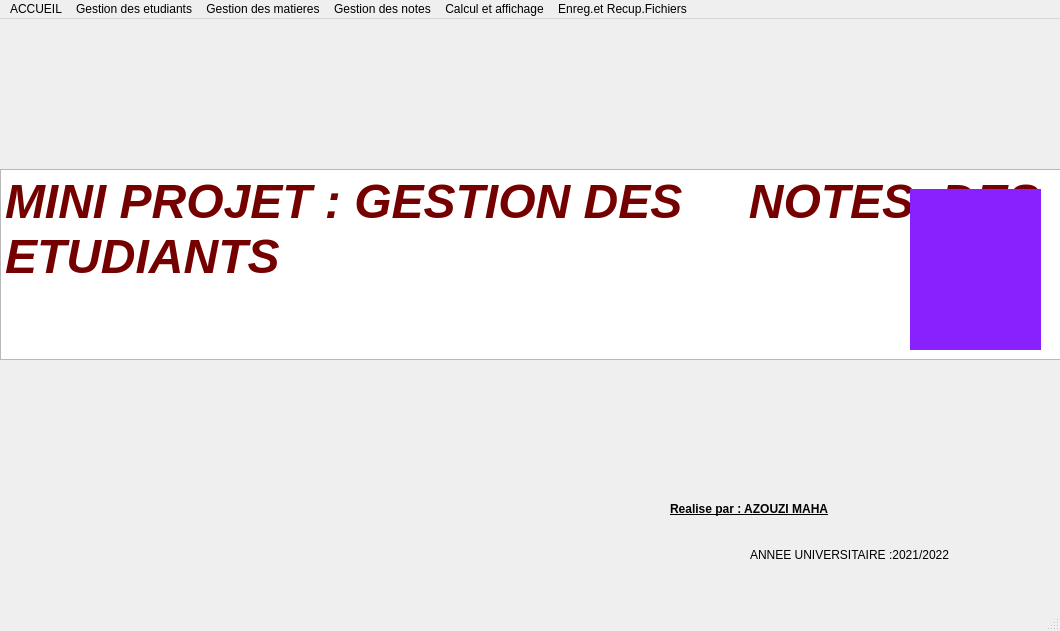
<?xml version="1.0" encoding="UTF-8"?>
<ui version="4.0">
 <class>MainWindow</class>
 <widget class="QMainWindow" name="MainWindow">
  <property name="geometry">
   <rect>
    <x>0</x>
    <y>0</y>
    <width>1060</width>
    <height>631</height>
   </rect>
  </property>
  <property name="windowTitle">
   <string>MainWindow</string>
  </property>
  <property name="styleSheet">
   <string notr="true">alternate-background-color: rgb(61, 85, 55);</string>
  </property>
  <widget class="QWidget" name="centralwidget">
   <widget class="QLabel" name="label">
    <property name="geometry">
     <rect>
      <x>910</x>
      <y>170</y>
      <width>131</width>
      <height>161</height>
     </rect>
    </property>
    <property name="styleSheet">
     <string notr="true">background-color: rgb(137, 33, 255);</string>
    </property>
    <property name="text">
     <string/>
    </property>
    <property name="pixmap">
     <pixmap>../téléchargement.png</pixmap>
    </property>
    <property name="scaledContents">
     <bool>true</bool>
    </property>
   </widget>
   <widget class="QLabel" name="label_3">
    <property name="geometry">
     <rect>
      <x>750</x>
      <y>500</y>
      <width>381</width>
      <height>71</height>
     </rect>
    </property>
    <property name="styleSheet">
     <string notr="true">font: 75 11pt &quot;MS Shell Dlg 2&quot;;</string>
    </property>
    <property name="text">
     <string>ANNEE UNIVERSITAIRE :2021/2022</string>
    </property>
   </widget>
   <widget class="QTextBrowser" name="textBrowser">
    <property name="geometry">
     <rect>
      <x>0</x>
      <y>150</y>
      <width>1071</width>
      <height>191</height>
     </rect>
    </property>
    <property name="styleSheet">
     <string notr="true">font: 26pt &quot;Bernard MT Condensed&quot;;</string>
    </property>
    <property name="html">
     <string>&lt;!DOCTYPE HTML PUBLIC &quot;-//W3C//DTD HTML 4.0//EN&quot; &quot;http://www.w3.org/TR/REC-html40/strict.dtd&quot;&gt;
&lt;html&gt;&lt;head&gt;&lt;meta name=&quot;qrichtext&quot; content=&quot;1&quot; /&gt;&lt;style type=&quot;text/css&quot;&gt;
p, li { white-space: pre-wrap; }
&lt;/style&gt;&lt;/head&gt;&lt;body style=&quot; font-family:'Bernard MT Condensed'; font-size:26pt; font-weight:400; font-style:normal;&quot;&gt;
&lt;p style=&quot; margin-top:0px; margin-bottom:0px; margin-left:0px; margin-right:0px; -qt-block-indent:0; text-indent:0px;&quot;&gt;&lt;span style=&quot; font-family:'MS Shell Dlg 2'; font-size:36pt; font-weight:600; font-style:italic; color:#750000;&quot;&gt;MINI PROJET : GESTION DES     NOTES  DES      ETUDIANTS&lt;/span&gt;&lt;/p&gt;&lt;/body&gt;&lt;/html&gt;</string>
    </property>
   </widget>
   <widget class="QLabel" name="label_2">
    <property name="geometry">
     <rect>
      <x>670</x>
      <y>460</y>
      <width>461</width>
      <height>61</height>
     </rect>
    </property>
    <property name="styleSheet">
     <string notr="true">font: 75 italic 17pt &quot;MS Sans Serif&quot;;
text-decoration: underline;</string>
    </property>
    <property name="text">
     <string>&lt;html&gt;&lt;head/&gt;&lt;body&gt;&lt;p&gt;&lt;span style=&quot; font-weight:600;&quot;&gt;Realise par : AZOUZI MAHA&lt;/span&gt;&lt;/p&gt;&lt;/body&gt;&lt;/html&gt;</string>
    </property>
    <property name="scaledContents">
     <bool>true</bool>
    </property>
   </widget>
   <widget class="QLabel" name="label_4">
    <property name="geometry">
     <rect>
      <x>-10</x>
      <y>-10</y>
      <width>1071</width>
      <height>631</height>
     </rect>
    </property>
    <property name="text">
     <string/>
    </property>
    <property name="pixmap">
     <pixmap>../../Pictures/Capture d’écran 2022-04-09 162455.jpg</pixmap>
    </property>
    <property name="scaledContents">
     <bool>true</bool>
    </property>
   </widget>
   <zorder>label_4</zorder>
   <zorder>textBrowser</zorder>
   <zorder>label_3</zorder>
   <zorder>label_2</zorder>
   <zorder>label</zorder>
  </widget>
  <widget class="QMenuBar" name="menubar">
   <property name="geometry">
    <rect>
     <x>0</x>
     <y>0</y>
     <width>1060</width>
     <height>26</height>
    </rect>
   </property>
   <widget class="QMenu" name="menuACCUEIL">
    <property name="title">
     <string>ACCUEIL</string>
    </property>
   </widget>
   <widget class="QMenu" name="menuGestion_des_etudiants">
    <property name="title">
     <string>Gestion des etudiants</string>
    </property>
    <widget class="QMenu" name="menumise_a_jour_des_etudiants">
     <property name="title">
      <string>mise a jour des etudiants</string>
     </property>
     <widget class="QMenu" name="menusupprimer_etudiant">
      <property name="title">
       <string>supprimer etudiant</string>
      </property>
      <addaction name="actionsuppression_etudiant_donn_e"/>
      <addaction name="actionsuppression_des_etudiants_d_une_section_donn_e"/>
      <addaction name="actionsuppression_des_etudiants_d_un_niveau_donn"/>
      <addaction name="actionsuppression_des_etudiants_d_un_niveau_donn_et_d_une_section_donn_e"/>
     </widget>
     <widget class="QMenu" name="menumodifier_etudiant">
      <property name="title">
       <string>modifier etudiant</string>
      </property>
      <addaction name="actiontelephone"/>
      <addaction name="actionmail"/>
      <addaction name="actionadresse"/>
     </widget>
     <addaction name="actionajouter_etudiant"/>
     <addaction name="menusupprimer_etudiant"/>
     <addaction name="menumodifier_etudiant"/>
    </widget>
    <widget class="QMenu" name="menurecherche_et_affichage">
     <property name="title">
      <string>recherche et affichage</string>
     </property>
     <addaction name="actioncontenu_du_dictionnaire_etudiant"/>
     <addaction name="actionrecherche_par_numero_d_inscription"/>
     <addaction name="actionrecherche_par_section"/>
     <addaction name="actionrecherche_par_section_et_niveau"/>
     <addaction name="actionrecherche_par_niveau"/>
    </widget>
    <addaction name="menumise_a_jour_des_etudiants"/>
    <addaction name="menurecherche_et_affichage"/>
   </widget>
   <widget class="QMenu" name="menuGestion_des_matieres">
    <property name="title">
     <string>Gestion des matieres</string>
    </property>
    <widget class="QMenu" name="menumise_a_jour">
     <property name="title">
      <string>mise a jour</string>
     </property>
     <widget class="QMenu" name="menumodifier_les_donn_e_d_une_matiere">
      <property name="title">
       <string>modifier les donnée d'une matiere</string>
      </property>
      <addaction name="actionnom"/>
      <addaction name="actioncoefficient"/>
     </widget>
     <addaction name="actionajouter_une_nouvelle_matiere"/>
     <addaction name="actionsupprimer_une_matiere"/>
     <addaction name="menumodifier_les_donn_e_d_une_matiere"/>
    </widget>
    <widget class="QMenu" name="menurecherche_et_affichage_2">
     <property name="title">
      <string>recherche et affichage</string>
     </property>
     <addaction name="actioncontenu_du_dictionnaire_matiere"/>
     <addaction name="actionrecherche_par_code"/>
     <addaction name="actionrecherche_par_section_2"/>
     <addaction name="actionrecherche_par_semestre_et_section"/>
    </widget>
    <addaction name="menumise_a_jour"/>
    <addaction name="menurecherche_et_affichage_2"/>
   </widget>
   <widget class="QMenu" name="menuGestion_des_notes">
    <property name="title">
     <string>Gestion des notes</string>
    </property>
    <widget class="QMenu" name="menumise_a_jour_2">
     <property name="title">
      <string>mise a jour</string>
     </property>
     <addaction name="actionajouter_une_nouvelle_note"/>
     <addaction name="actionsupprimer_une_note"/>
     <addaction name="actionmodifier_les_donnes_d_une_note"/>
    </widget>
    <widget class="QMenu" name="menurecherche_affichage">
     <property name="title">
      <string>recherche , affichage</string>
     </property>
     <addaction name="actioncontenu_du_dictionnaire_notes"/>
     <addaction name="actionrecherche_par_numero_inscription"/>
     <addaction name="actionrecherche_par_section_et_niveau_2"/>
     <addaction name="actionrecherche_par_numero_inscription_et_semestre"/>
    </widget>
    <addaction name="menumise_a_jour_2"/>
    <addaction name="menurecherche_affichage"/>
   </widget>
   <widget class="QMenu" name="menuCalcul_et_affichage">
    <property name="title">
     <string>Calcul et affichage</string>
    </property>
    <addaction name="actionbulletin_de_note_d_un_etudiant"/>
    <addaction name="actionbulletin_de_note_d_un_etudiant_par_semestre"/>
    <addaction name="actionetudiants_admis_d_une_section_donnee"/>
    <addaction name="actionetudiants_redoublants_d_une_section_donnee"/>
    <addaction name="actionetudiants_admis_de_l_ISIMM"/>
    <addaction name="actionetudiants_redoublants_de_l_ISIMM"/>
    <addaction name="actionetudiants_redoublants_d_une_section_donnee_2"/>
    <addaction name="actionmoyennes_des_etudiants_d_une_section_donnee"/>
   </widget>
   <widget class="QMenu" name="menuEnreg_et_Recup_Fichiers">
    <property name="title">
     <string>Enreg.et Recup.Fichiers</string>
    </property>
    <addaction name="actionenregistrement_fichier_etudiants"/>
    <addaction name="actionrecuperation_fichiers_etudiants"/>
    <addaction name="actionenregistrement_fichier_matieres"/>
    <addaction name="actionrecuperation_fichier_matieres"/>
    <addaction name="actionenregistrement_fichier_notes"/>
    <addaction name="actionrecuperation_fichier_notes"/>
   </widget>
   <addaction name="menuACCUEIL"/>
   <addaction name="menuGestion_des_etudiants"/>
   <addaction name="menuGestion_des_matieres"/>
   <addaction name="menuGestion_des_notes"/>
   <addaction name="menuCalcul_et_affichage"/>
   <addaction name="menuEnreg_et_Recup_Fichiers"/>
  </widget>
  <widget class="QStatusBar" name="statusbar"/>
  <action name="actionajouter_etudiant">
   <property name="text">
    <string>ajouter etudiant</string>
   </property>
  </action>
  <action name="actionsuppression_etudiant_donn_e">
   <property name="text">
    <string>suppression etudiant donnée</string>
   </property>
  </action>
  <action name="actionsuppression_des_etudiants_d_une_section_donn_e">
   <property name="text">
    <string>suppression des etudiants d'une section donnée</string>
   </property>
  </action>
  <action name="actionsuppression_des_etudiants_d_un_niveau_donn">
   <property name="text">
    <string>suppression des etudiants d'un niveau donné</string>
   </property>
  </action>
  <action name="actionsuppression_des_etudiants_d_un_niveau_donn_et_d_une_section_donn_e">
   <property name="text">
    <string>suppression des etudiants d'un niveau donné et d'une section donnée</string>
   </property>
  </action>
  <action name="actiontelephone">
   <property name="text">
    <string>telephone</string>
   </property>
  </action>
  <action name="actionmail">
   <property name="text">
    <string>mail</string>
   </property>
  </action>
  <action name="actionadresse">
   <property name="text">
    <string>adresse</string>
   </property>
  </action>
  <action name="actioncontenu_du_dictionnaire_etudiant">
   <property name="text">
    <string>contenu du dictionnaire etudiant</string>
   </property>
  </action>
  <action name="actionrecherche_par_numero_d_inscription">
   <property name="text">
    <string>recherche par numero d'inscription</string>
   </property>
  </action>
  <action name="actionrecherche_par_section">
   <property name="text">
    <string>recherche par section</string>
   </property>
  </action>
  <action name="actionrecherche_par_section_et_niveau">
   <property name="text">
    <string>recherche par section et niveau</string>
   </property>
  </action>
  <action name="actionrecherche_par_niveau">
   <property name="text">
    <string>recherche par niveau</string>
   </property>
  </action>
  <action name="actionajouter_une_nouvelle_matiere">
   <property name="text">
    <string>ajouter une nouvelle matiere</string>
   </property>
  </action>
  <action name="actionsupprimer_une_matiere">
   <property name="text">
    <string>supprimer une matiere</string>
   </property>
  </action>
  <action name="actionnom">
   <property name="text">
    <string>nom</string>
   </property>
  </action>
  <action name="actioncoefficient">
   <property name="text">
    <string>coefficient</string>
   </property>
  </action>
  <action name="actioncontenu_du_dictionnaire_matiere">
   <property name="text">
    <string>contenu du dictionnaire matiere</string>
   </property>
  </action>
  <action name="actionrecherche_par_code">
   <property name="text">
    <string>recherche par code</string>
   </property>
  </action>
  <action name="actionrecherche_par_section_2">
   <property name="text">
    <string>recherche par section</string>
   </property>
  </action>
  <action name="actionrecherche_par_semestre_et_section">
   <property name="text">
    <string>recherche par semestre et section</string>
   </property>
  </action>
  <action name="actionajouter_une_nouvelle_note">
   <property name="text">
    <string>ajouter une nouvelle note</string>
   </property>
  </action>
  <action name="actionsupprimer_une_note">
   <property name="text">
    <string>supprimer une note</string>
   </property>
  </action>
  <action name="actionmodifier_les_donnes_d_une_note">
   <property name="text">
    <string>modifier les donnes d'une note</string>
   </property>
  </action>
  <action name="actioncontenu_du_dictionnaire_notes">
   <property name="text">
    <string>contenu du dictionnaire notes</string>
   </property>
  </action>
  <action name="actionrecherche_par_numero_inscription">
   <property name="text">
    <string>recherche par numero inscription</string>
   </property>
  </action>
  <action name="actionrecherche_par_section_et_niveau_2">
   <property name="text">
    <string>recherche par section et niveau</string>
   </property>
  </action>
  <action name="actionrecherche_par_numero_inscription_et_semestre">
   <property name="text">
    <string>recherche par numero inscription et semestre</string>
   </property>
  </action>
  <action name="actionbulletin_de_note_d_un_etudiant">
   <property name="text">
    <string>bulletin de note d'un etudiant</string>
   </property>
  </action>
  <action name="actionbulletin_de_note_d_un_etudiant_par_semestre">
   <property name="text">
    <string>bulletin de note d'un etudiant par semestre</string>
   </property>
  </action>
  <action name="actionetudiants_admis_d_une_section_donnee">
   <property name="text">
    <string>etudiants admis d'une section donnee</string>
   </property>
  </action>
  <action name="actionetudiants_redoublants_d_une_section_donnee">
   <property name="text">
    <string>etudiants redoublants d'une section donnee</string>
   </property>
  </action>
  <action name="actionetudiants_admis_de_l_ISIMM">
   <property name="text">
    <string>etudiants admis de l'ISIMM</string>
   </property>
  </action>
  <action name="actionetudiants_redoublants_de_l_ISIMM">
   <property name="text">
    <string>etudiants redoublants de l'ISIMM</string>
   </property>
  </action>
  <action name="actionetudiants_redoublants_d_une_section_donnee_2">
   <property name="text">
    <string>etudiants redoublants d'une section donnee</string>
   </property>
  </action>
  <action name="actionmoyennes_des_etudiants_d_une_section_donnee">
   <property name="text">
    <string>moyennes des etudiants d'une section donnee</string>
   </property>
  </action>
  <action name="actionenregistrement_fichier_etudiants">
   <property name="text">
    <string>enregistrement fichier etudiants</string>
   </property>
  </action>
  <action name="actionrecuperation_fichiers_etudiants">
   <property name="text">
    <string>recuperation fichiers etudiants</string>
   </property>
  </action>
  <action name="actionenregistrement_fichier_matieres">
   <property name="text">
    <string>enregistrement fichier matieres</string>
   </property>
  </action>
  <action name="actionrecuperation_fichier_matieres">
   <property name="text">
    <string>recuperation fichier matieres</string>
   </property>
  </action>
  <action name="actionenregistrement_fichier_notes">
   <property name="text">
    <string>enregistrement fichier notes</string>
   </property>
  </action>
  <action name="actionrecuperation_fichier_notes">
   <property name="text">
    <string>recuperation fichier notes</string>
   </property>
  </action>
 </widget>
 <resources/>
 <connections/>
</ui>
